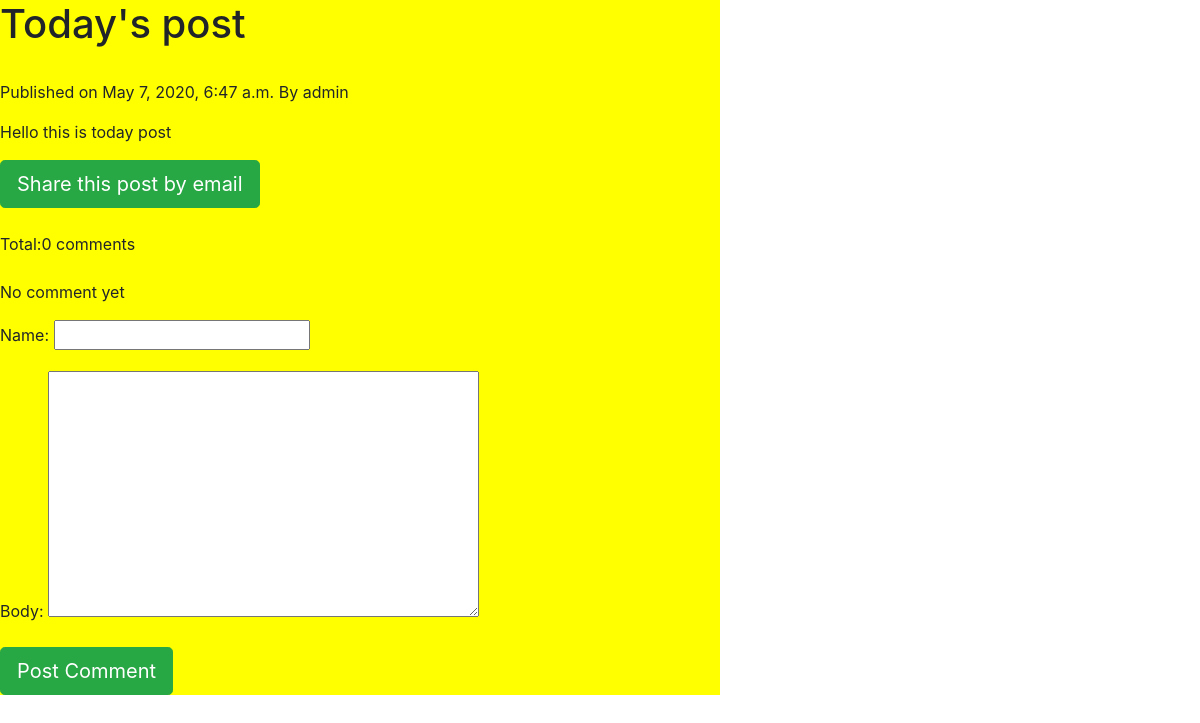
The page /6/todays-post on the database its author committed.
### testapp/models.py (models this page shows, shortened)
class post(models.Model):
    STATUS_CHOICES=(('draft','Draft'),('published','Published'))
    title=models.CharField(max_length=300)
    slug=models.SlugField(max_length=254)
    author=models.ForeignKey(User,related_name='blog_posts',on_delete=models.CASCADE)
    body=models.TextField()
    publish=models.DateTimeField(default=timezone.now)
    created=models.DateTimeField(auto_now_add=True)
    updated=models.DateTimeField(auto_now=True)
    status=models.CharField(max_length=10,choices=STATUS_CHOICES,default='draft')
    tags=TaggableManager()
    class Meta:
        ordering=['-publish']

### testapp/views.py (the view, shortened to what this page needs)
# urls.py: path('<id>/<slug>',views.details_view,name='first'),
def details_view(request,id,slug):
    p_post=get_object_or_404(post,id=id,slug=slug)
    comments=p_post.comments.filter(active=True)
    csubmit=False
    if request.method=='GET':
        form=CommentForm()
    return render(request,'testapp/detail.html',{'csubmit':csubmit,'p_post':p_post,'form':form,'comments':comments})

### testapp/forms.py
class CommentForm(forms.ModelForm):
    class Meta:
        model=Comment
        fields=['name','body']

### templates/testapp/detail.html (shortened to what this page needs)
{%extends 'testapp/base.html'%}
{%block contain%}
    <h1>{{p_post.title}}</h1><br>
    <p>Published on {{p_post.publish}} By {{p_post.author}}</p>
    <p>{{p_post.body}}</p>
    <a href="{%url 'email' p_post.id%}" class="btn btn-lg btn-success">Share this post by email</a><br><br>
{%with comments.count as comments_count%}
Total:{{comments_count}} comment{{comments_count|pluralize}}
{%endwith%}<br><br>
{%if comments%}
    {%for comment in comments%}
    Comment {{forloop.counter}} is made by {{comment.name}} on {{comment.created}}<br>
    <p>{{comment.body}}</p>
    {%endfor%}
  {%else%}
  <p>No comment yet</p>
  {%endif%}
  {%if csubmit%}
  <h1>Thanks for commeting</h1>
  {%else%}
    <form method="post">
      {{form.as_p}}
      <input type="submit" class="btn btn-lg btn-success" value="Post Comment">
    </form>
{%endif%}
{%endblock%}

### rows shown on the page
post: title "Today's post", publish "May 7, 2020, 6:47 a.m.", author "admin", body "Hello this is today post"

### other values the page prints
{{ comments_count }} "0"
